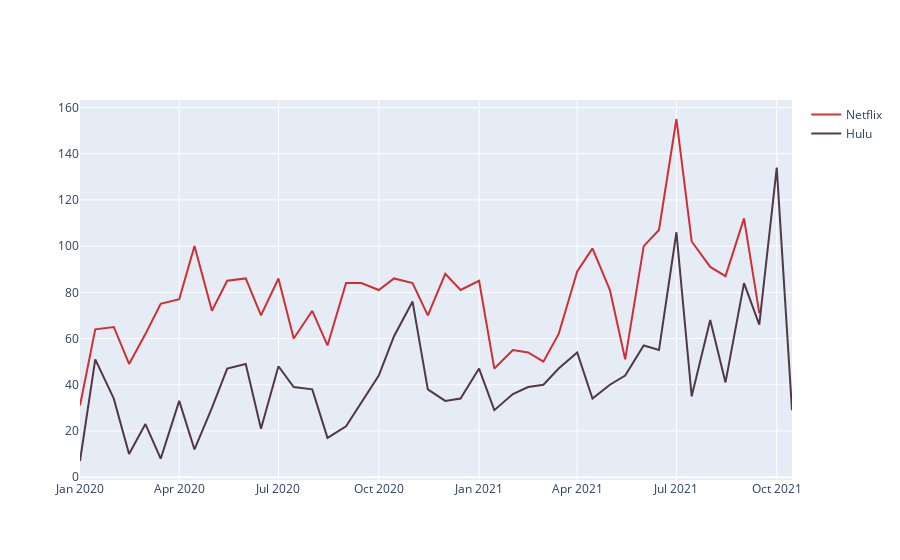

This figure's notebook cell:
### Code cell
#HULU & NETFLIX

data=[trace1,trace2]
fig=go.Figure(data=data)
iplot(fig)
